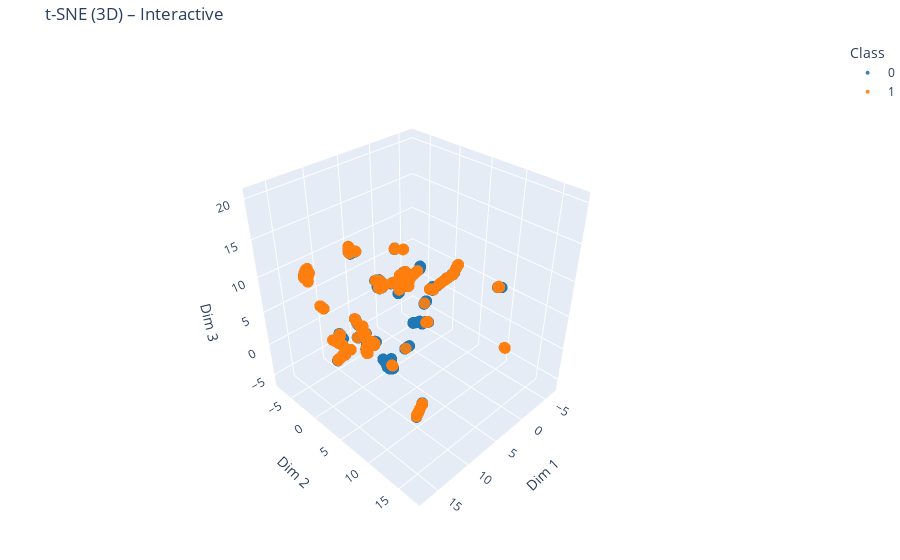

Source (notebook cell):
### Code cell
# dataframe for Plotly 
df_plot = pd.DataFrame({"x": Z3[:, 0],
                        "y": Z3[:, 1],
                        "z": Z3[:, 2],
                        "label": [str(v) for v in y] 
})

mpl_base = cm.get_cmap("tab20" if len(classes) > 10 else "tab10").colors
mpl_colors = [mcolors.to_hex(mpl_base[i % len(mpl_base)]) for i in range(len(classes))]
color_map = {str(cls): mpl_colors[i] for i, cls in enumerate(classes)}

fig = px.scatter_3d(df_plot, x="x", y="y", z="z",
                    color="label",
                    color_discrete_map=color_map,
                    opacity=0.9,
                    title="t-SNE (3D) – Interactive"
)

# larger style
fig.update_traces(marker=dict(size=4))
fig.update_layout(legend_title_text="Class",
    scene=dict(xaxis_title="Dim 1",yaxis_title="Dim 2",zaxis_title="Dim 3", aspectmode="data"),
    margin=dict(l=0, r=0, t=40, b=0))

fig.show()

### Figure 1 — Plotly figure (JSON) as saved in the notebook; plotly's stock layout.template omitted (floating-point values rounded to 4 significant figures; data arrays with more than 128 entries replaced by an {"elided": "..."} marker saying what was removed)
{"data": [{"hovertemplate": "label=0<br>x=%{x}<br>y=%{y}<br>z=%{z}<extra></extra>", "legendgroup": "0", "marker": {"color": "#1f77b4", "opacity": 0.9, "size": 4, "symbol": "circle"}, "mode": "markers", "name": "0", "scene": "scene", "showlegend": true, "type": "scatter3d", "x": {"elided": "969 float values"}, "y": {"elided": "969 float values"}, "z": {"elided": "969 float values"}}, {"hovertemplate": "label=1<br>x=%{x}<br>y=%{y}<br>z=%{z}<extra></extra>", "legendgroup": "1", "marker": {"color": "#ff7f0e", "opacity": 0.9, "size": 4, "symbol": "circle"}, "mode": "markers", "name": "1", "scene": "scene", "showlegend": true, "type": "scatter3d", "x": {"elided": "483 float values"}, "y": {"elided": "483 float values"}, "z": {"elided": "483 float values"}}], "layout": {"autosize": true, "legend": {"title": {"text": "Class"}, "tracegroupgap": 0}, "margin": {"b": 0, "l": 0, "r": 0, "t": 40}, "scene": {"aspectmode": "data", "aspectratio": {"x": 0.9488, "y": 0.995, "z": 1.059}, "camera": {"center": {"x": 0, "y": 0, "z": 0}, "eye": {"x": 1.606, "y": 1.606, "z": 1.606}, "projection": {"type": "perspective"}, "up": {"x": 0, "y": 0, "z": 1}}, "domain": {"x": [0, 1], "y": [0, 1]}, "xaxis": {"title": {"text": "Dim 1"}, "type": "linear"}, "yaxis": {"title": {"text": "Dim 2"}, "type": "linear"}, "zaxis": {"title": {"text": "Dim 3"}, "type": "linear"}}, "title": {"text": "t-SNE (3D) – Interactive"}}}
